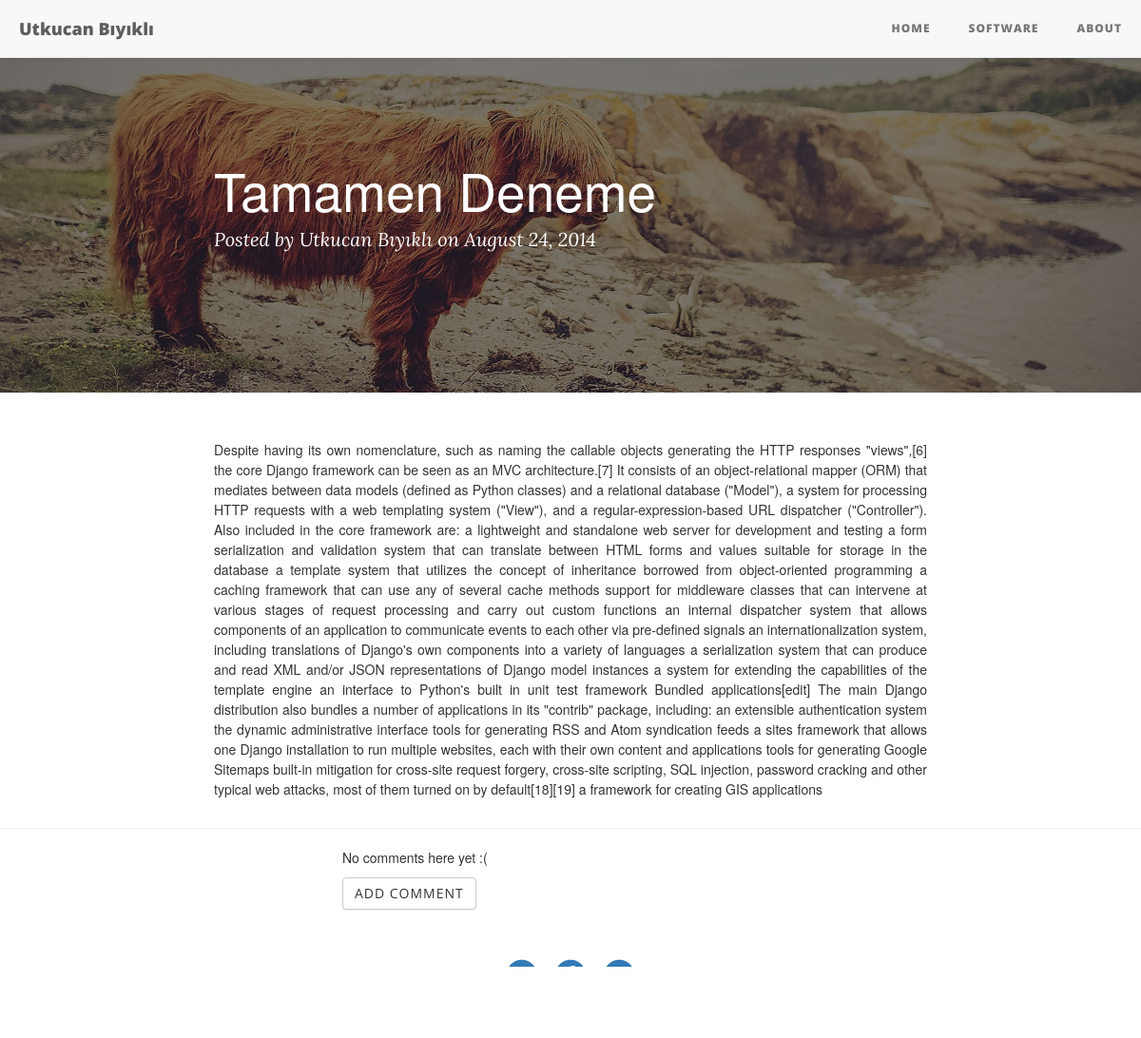
Page /27/ on the committed database.
### Articles/models.py (models this page shows, shortened)
class Article(models.Model):
    title=models.CharField(max_length=25)
    body=models.CharField(max_length=140)
    content=models.TextField()
    genre=models.CharField(max_length=10)
    date=models.DateTimeField(auto_now_add=True)
    publish=models.BooleanField(default=False)
    class Meta:
        ordering=["-date"]

### Articles/views.py (the view)
# urls.py: url(r'^(?P<pk>[0-9]+)/$', views.DetailView.as_view(), name="detail"),
class DetailView(generic.DetailView):
    model=Article
    template_name = "article/detail.html"

### Articles/templates/article/detail.html (shortened to what this page needs)
{% extends 'article/base.html' %}
{% block body %}
  <header class="intro-header" style="background-image: url('../../static/Articles/img/contact-bg.jpg')">
        <div class="container">
            <div class="row">
                <div class="col-lg-8 col-lg-offset-2 col-md-10 col-md-offset-1">
                    <div class="post-heading">
                        <h1>{{article.title}}</h1>
                        <span class="meta">Posted by <a href="{% url 'articles:about' %}">Utkucan Bıyıklı</a> on August 24, 2014</span>
                    </div>
                </div>
            </div>
        </div>
</header>
        <div class="container">
            <div class="row">
                <div class="col-lg-8 col-lg-offset-2 col-md-10 col-md-offset-1">
                         {% autoescape on %}
<p class="content-markdown">{{article.content|safe}}</p>
                        {% endautoescape %}
                </div>
            </div>
        </div>
<hr>
<div class="row" style="margin-left:30%;">
{% for comment in article.comments.all   %}
        {% if comment.publish %}
                    <h3><i class="fa fa-comment"></i>{{comment.name}}:
                    <small>{{comment.date}}</small>
                </h3>
                <p>{{comment.comment}}</p>
        {% endif %}
    {% empty %}
    <p>No comments here yet :(</p>
{% endfor %}
    <a class="btn btn-default" href="{% url 'articles:add_comment' id=article.id %}">Add Comment</a>
</div>
    <footer>
        <div class="container">
            <div class="row">
                <div class="col-lg-8 col-lg-offset-2 col-md-10 col-md-offset-1">
                    <ul class="list-inline text-center">
                        <li>
                            <a href="https://www.twitter.com/utkucanbykl">
                                <span class="fa-stack fa-lg">
                                    <i class="fa fa-circle fa-stack-2x"></i>
                                    <i class="fa fa-twitter fa-stack-1x fa-inverse"></i>
                                </span>
                            </a>
                        </li>
                        <li>
                            <a href="https://www.facebook.com/utkucanbykl">
                                <span class="fa-stack fa-lg">
                                    <i class="fa fa-circle fa-stack-2x"></i>
                                    <i class="fa fa-facebook fa-stack-1x fa-inverse"></i>
                                </span>
                            </a>
                        </li>
                        <li>
                            <a href="https://www.github.com/utkucanbykl">
                                <span class="fa-stack fa-lg">
                                    <i class="fa fa-circle fa-stack-2x"></i>
                                    <i class="fa fa-github fa-stack-1x fa-inverse"></i>
                                </span>
                            </a>
                        </li>
                    </ul>
                    <p class="copyright text-muted">Copyright &copy; Your Website 2016</p>
                </div>
            </div>
        </div>
    </footer>
{% endblock %}

### Articles/static/Articles/css/base.css (style rules this page uses)
.container { text-align: justify; }

### rows in the picture
Article: title "Tamamen Deneme", content "Despite having its own nomenclature, such as naming the callable objects generating the HTTP responses \"views\",[6] the core Django framework can be seen as an MVC architecture.[7] It consists of an object-relational mapper (ORM) that mediates between data models (defined as Python classes) and a relational database (\"Model\"), a system for processing HTTP requests with a web templating system (\"View\"), and a regular-expression-based URL dispatcher (\"Controller\"). Also included in the core framework are: a lightweight and standalone web server for development and testing a form serialization and validation system that can translate between HTML forms and values suitable for storage in the…"
